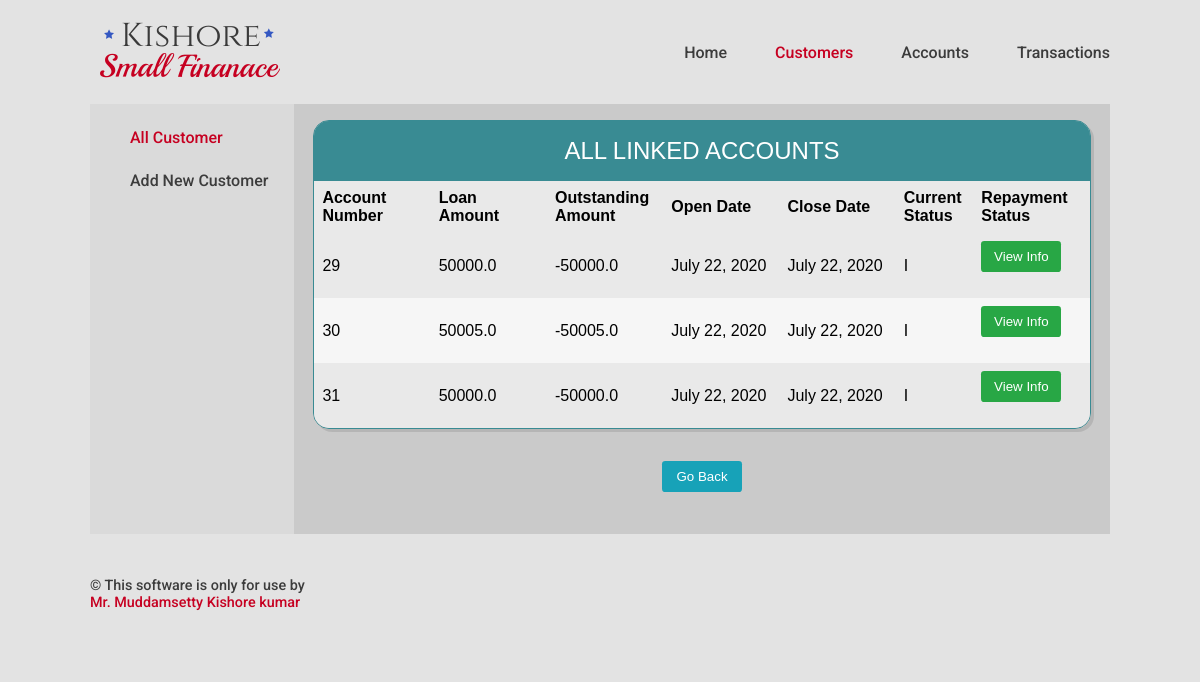
The app's page /customer/linkedAccounts/22, older data.
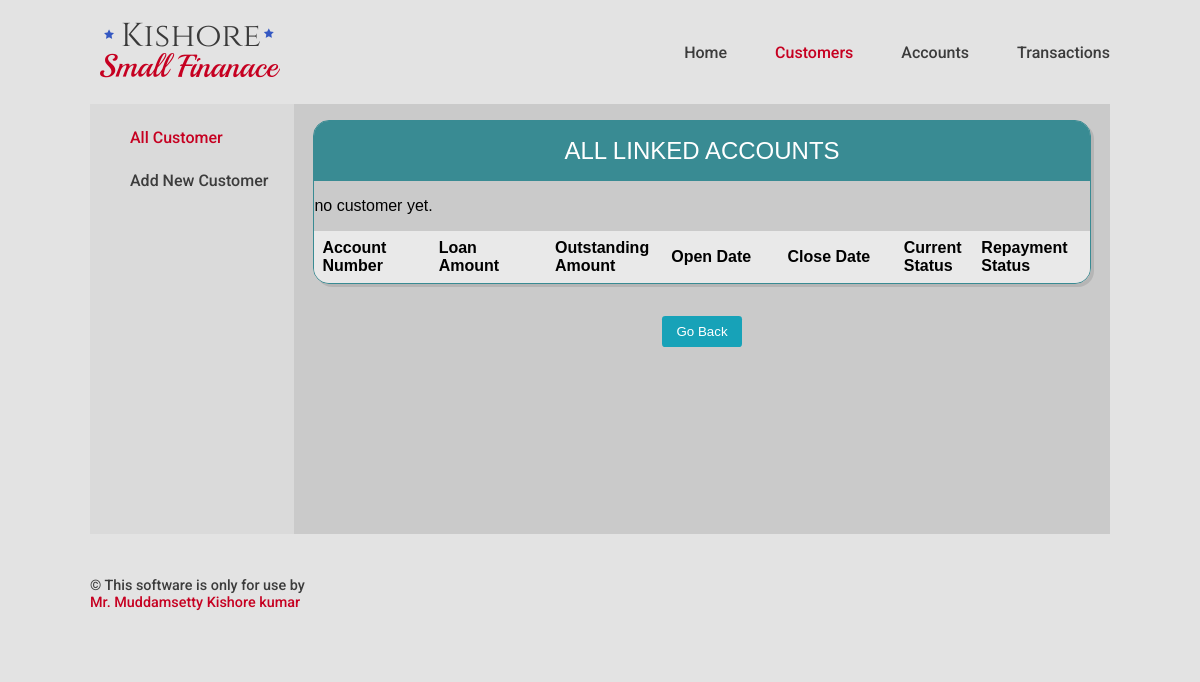
The same page, newer data.
### Accounts/models.py (models this page shows, shortened)
class Account(models.Model):
    ACTIVE = 'A'
    INACTIVE = 'I'
    ACTIVENESS_CHOICE = [
    (ACTIVE, 'Active'),
    (INACTIVE, 'Inactive'),
    ]
    loan_account_number = models.BigAutoField(primary_key=True)
    customer = models.ForeignKey(Customer,on_delete=models.PROTECT,db_index=True)
    loan_amount = models.FloatField(default=0)
    amount_credited_to_customer = models.FloatField(default=0)
    outstanding_amount = models.FloatField(null=True,blank=True,default=0)
    open_date = models.DateField(db_index=True)
    close_date = models.DateField(blank=True,null=True)
    current_Status = models.CharField(max_length=1,choices=ACTIVENESS_CHOICE,default=ACTIVE,db_index=True)

### Customers/views.py (the view)
# urls.py: path('linkedAccounts/<int:primary_key>',  CustomerAllDetailsView.as_view()),
class CustomerAllDetailsView(ListView):
    model = Customer
    template_name = 'Customers/customer_all_accounts.html'
    def get_queryset(self):
        obj = Customer.objects.get(pk=self.kwargs['primary_key'])
        object_list = obj.account_set.all()
        return object_list

### Template/Customers/customer_all_accounts.html (shortened to what this page needs)
<!DOCTYPE html>
{% extends "base.html" %}
{% block nav-Customers %}
current-link
{% endblock %}
{% block main %}
<div class="main-column">
  <div class="col sub-navigation">
    <ul class="sub-navigation-ul">
      <li class="sub-navigation-li"><a class="sub-nav-link current-link" href="/customer/">All Customer</a></li>
      <li class="sub-navigation-li"><a class="sub-nav-link " href="/customer/create/">Add New Customer</a></li>
    </ul>
  </div>
  <div class="col main-data">
    <div class="table-display" cellspacing="0" >
      <div class="table-header">All Linked Accounts</div>
      <table>
        <thead >
          <tr class="row">
            <th class="row-15">Account Number</th>
            <th class="row-15">Loan Amount</th>
            <th class="row-15">outstanding Amount</th>
            <th class="row-15">Open Date</th>
            <th class="row-15">Close Date</th>
            <th class="row-10">Current Status</th>
            <th class="row-15">Repayment Status</th>
          </tr>
        </thead>
        <tbody>
          {% for account in account_list %}
          <tr class="row">
            <td>{{account.loan_account_number}}</td>
            <td>{{account.loan_amount}}</td>
            <td>{{account.outstanding_amount}}</td>
            <td>{{account.open_date}}</td>
            <td>{{account.close_date}}</td>
            <td>{{account.current_Status}}</td>
            <td><a href="/transaction/accno/{{account.loan_account_number}}">
              <button type="button" class="btn btn-safe">View Info</button></a>&nbsp;&nbsp;&nbsp;&nbsp;&nbsp;</td>
          </tr>
          {% empty %}
          <p>no customer yet.</p>
          {% endfor %}
        </tbody>
      </table>
    </div>
    <div class="main-sub">
    <button onclick="window.location=document.referrer;" class="btn btn-option">Go Back</button>
    </div>
  </div>
</div>
{% endblock %}

Row changes from the older to the newer data that the page shows:
removed Account: loan_account_number "29", loan_amount "50000.0", outstanding_amount "-50000.0", open_date "July 22, 2020", close_date "July 22, 2020", current_Status "I"
removed Account: loan_account_number "30", loan_amount "50005.0", outstanding_amount "-50005.0", open_date "July 22, 2020", close_date "July 22, 2020", current_Status "I"
removed Account: loan_account_number "31", loan_amount "50000.0", outstanding_amount "-50000.0", open_date "July 22, 2020", close_date "July 22, 2020", current_Status "I"
Text that changed along with them:
text now shown: "no customer yet."
